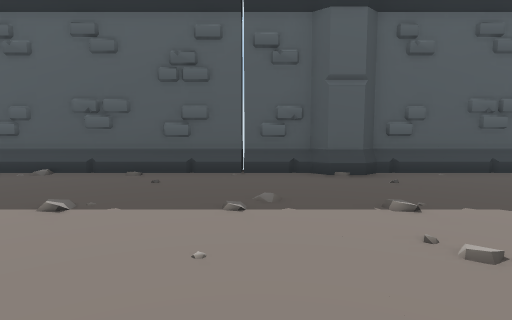
[1] (above)

17 first-person views from a walk through a 3-D level made in the Unity game engine. The camera is 1.2 m above the floor, tilts 6° down and sees 75° across. The floor is counted in squares, 1 m on a side. Each view is taken from the middle of a square. On the plan, view 1 faces up. The plan holds only what a view shows up to about 14 squares ahead; the rest is blank. The place goes on beyond the plan. The player character is not drawn. Some animated figures are not drawn.

[2]
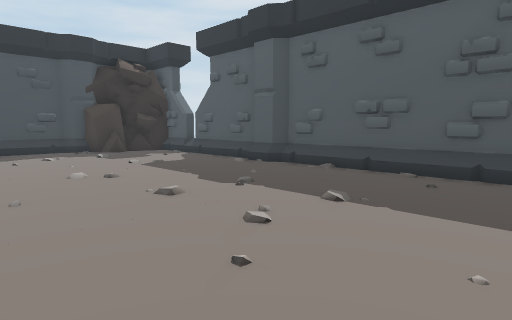

[3]
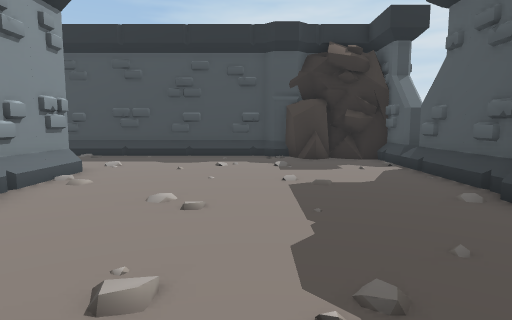

[4]
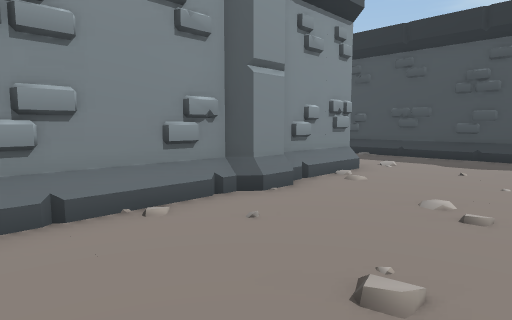

[5]
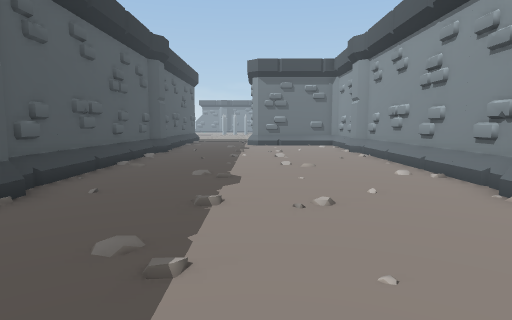

[6]
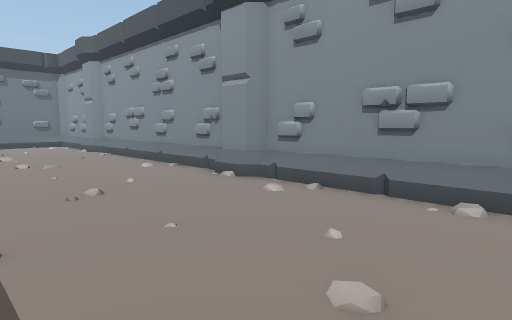

[7]
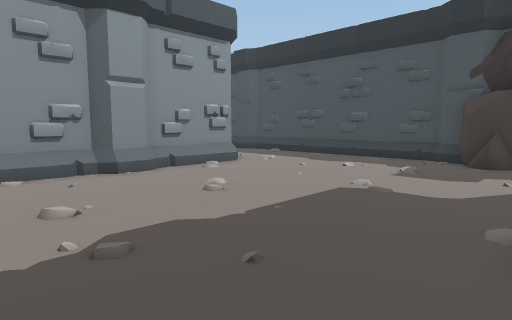

[8]
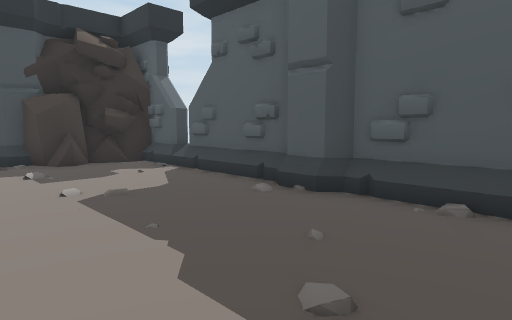

[9]
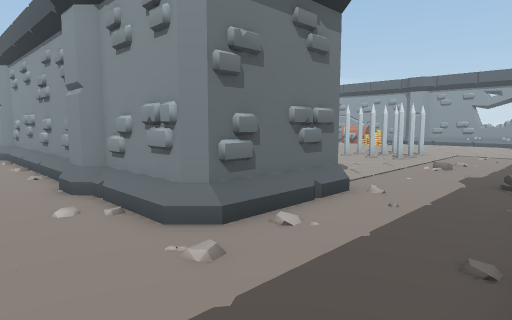

[10]
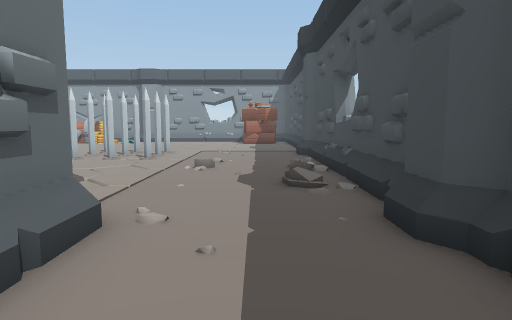

[11]
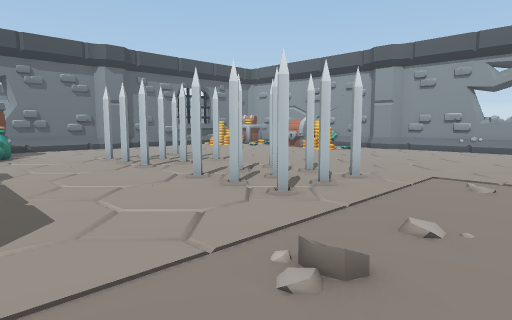

[12]
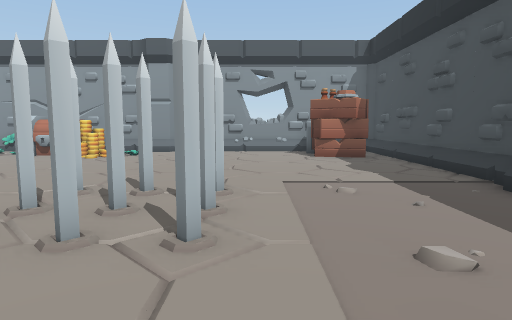

[13]
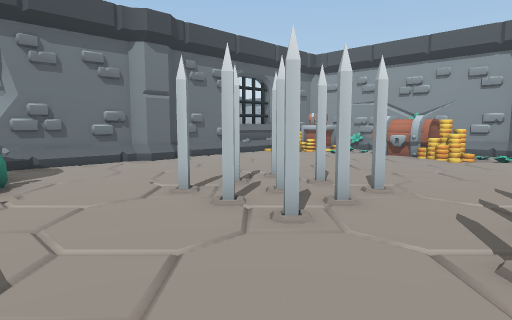

[14]
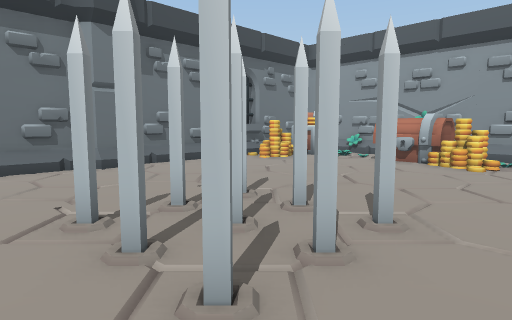

[15]
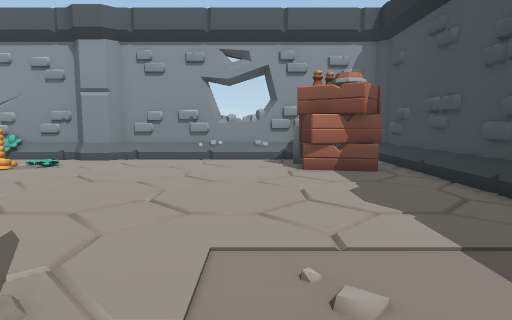

[16]
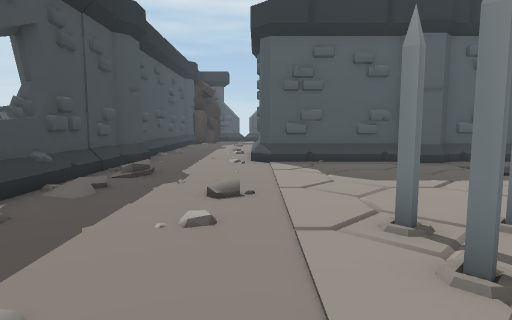

[17]
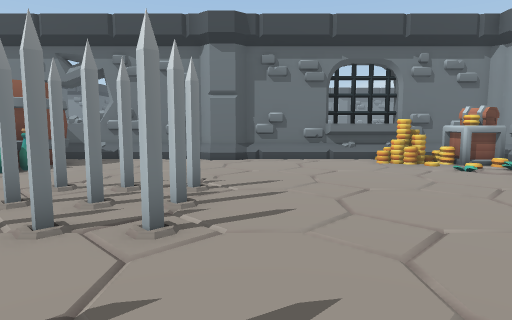

### Floor plan
Key: @ floor where view 1 was taken; # wall or solid block; . floor; / step, stairs or slope; = window, fence, low wall or low ledge; ^ raised ledge; S spikes; C crate; H chest; O other object.
Columns run from 17 left of view 1 to 12 right of it. Each row starts with its distance up from view 1.
  9   ###########################
  8   #......O.........O.......=.
  7  ##..........................
  6  ##..........................
  5  #...........................
  4  #...........................
  3 ##............................
  2 #/............................
  1 #/...........................
  0 #/...............@...........
 -1 ##...########################
 -2  #...#
 -3  #...#
 -4  #...#
 -5  #...#####
 -6  #......  ##
 -7 ##.........
 -8 #/O........
 -9 #/.............  #
-10 #//..............####
-11 #/..................#
-12 #//....SSS..SSS.....#
-13 #/..................#
-14 ##.....SSS..SSS.....#
-15 ##.....SSS..SSS.....#
-16 #/..................#
-17 #/..................#
-18 #/..................#
-19 #/..................^
-20 #/................=.^
-21 #/C........ #...  #=#^
-22 #/CCC...... ##HH  #=#
-23 #/CCC...... =H H  #^#
-24 #/ C.....######   ##

Where each view was taken, in squares from view 1:
view 1: 0 up, 0 right, facing up
view 2: 0 up, 0 right, facing up-left
view 3: 4 up, 3 left, facing left
view 4: 4 up, 3 left, facing down-left
view 5: 4 up, 3 left, facing right
view 6: 5 up, 4 left, facing down-right
view 7: 8 up, 4 left, facing down-left
view 8: 3 up, 4 left, facing up-left
view 9: 2 up, 16 left, facing down-right
view 10: 1 down, 14 left, facing down
view 11: 8 down, 14 left, facing down-right
view 12: 9 down, 11 left, facing down
view 13: 9 down, 8 left, facing down-right
view 14: 11 down, 7 left, facing down-right
view 15: 13 down, 12 left, facing down
view 16: 16 down, 12 left, facing up
view 17: 16 down, 9 left, facing right
